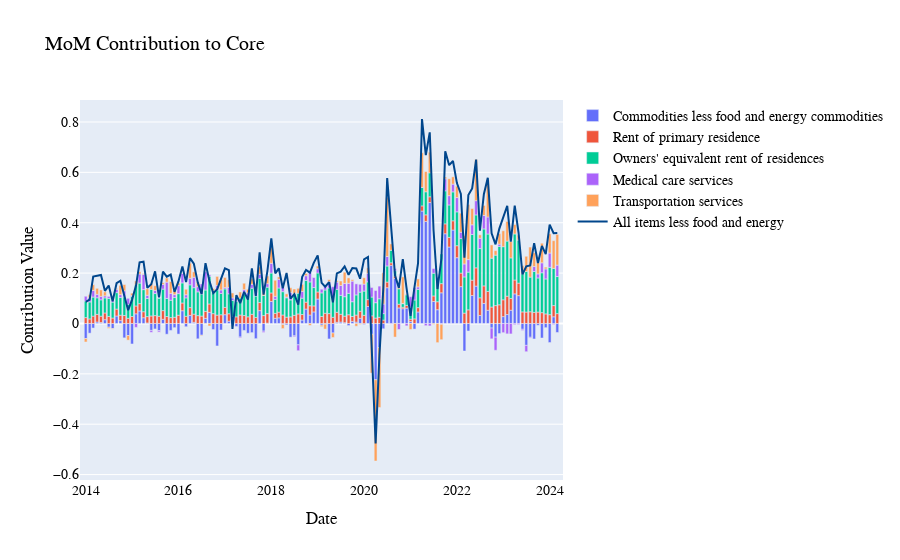

The code cell stored with this chart in its notebook:
### Code cell
fig = go.Figure()
for col in ['Commodities less food and energy commodities', 'Rent of primary residence',
       'Owners\' equivalent rent of residences', 'Medical care services', 'Transportation services']:
    fig.add_trace(go.Bar(
        x=contri_to_core.index,
        y=contri_to_core[col],
        name=col
    ))

fig.add_trace(go.Scatter(        
    x=contri_to_core.index,
    y=contri_to_core['All items less food and energy'],
    name='All items less food and energy',
    mode='lines',
    line=dict(color='rgb(0, 70, 140)')
))


# Set the barmode to 'stack' for a stacked bar chart
fig.update_layout(
    barmode='relative',
    title='MoM Contribution to Core',
    xaxis_title='Date',
    yaxis_title='Contribution Value',
    font=dict(
    family="Times New Roman",  # Set the font for all text in the figure
    size=14,                   # You can adjust the size as needed
    color="black"              # Set the text color if needed
)
)

fig.show()
